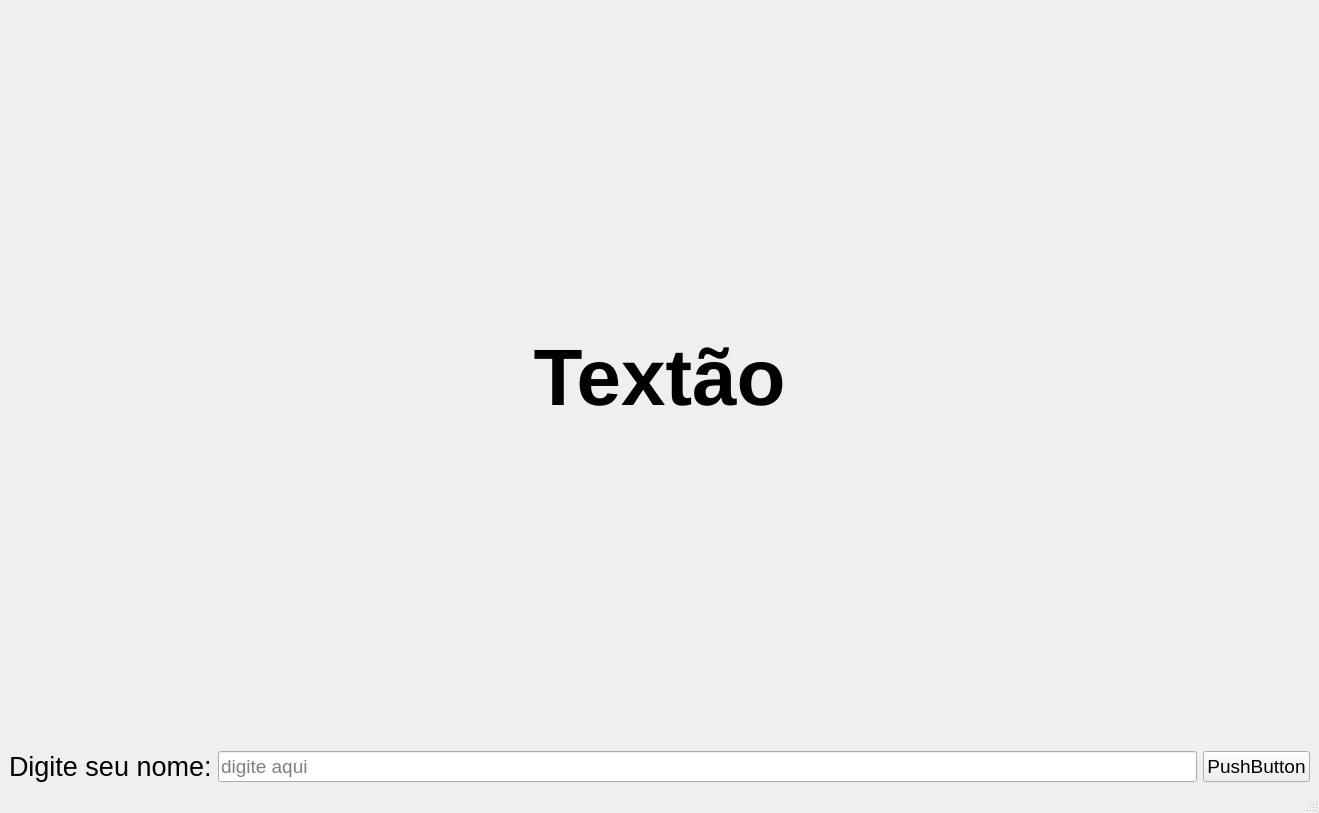
<?xml version="1.0" encoding="UTF-8"?>
<ui version="4.0">
 <class>MainWindow</class>
 <widget class="QMainWindow" name="MainWindow">
  <property name="geometry">
   <rect>
    <x>0</x>
    <y>0</y>
    <width>1319</width>
    <height>813</height>
   </rect>
  </property>
  <property name="windowTitle">
   <string>MainWindow</string>
  </property>
  <widget class="QWidget" name="centralwidget">
   <layout class="QHBoxLayout" name="horizontalLayout">
    <item>
     <layout class="QGridLayout" name="full_grid_layout">
      <item row="0" column="0">
       <widget class="QLabel" name="upper_label">
        <property name="font">
         <font>
          <pointsize>60</pointsize>
          <bold>true</bold>
         </font>
        </property>
        <property name="text">
         <string>Textão</string>
        </property>
        <property name="alignment">
         <set>Qt::AlignCenter</set>
        </property>
       </widget>
      </item>
      <item row="1" column="0">
       <layout class="QGridLayout" name="inner_grid_layout">
        <item row="0" column="0">
         <widget class="QLabel" name="name_label">
          <property name="font">
           <font>
            <pointsize>20</pointsize>
            <underline>false</underline>
            <strikeout>false</strikeout>
            <kerning>true</kerning>
           </font>
          </property>
          <property name="text">
           <string>Digite seu nome:</string>
          </property>
         </widget>
        </item>
        <item row="0" column="1">
         <widget class="QLineEdit" name="name_input">
          <property name="font">
           <font>
            <pointsize>14</pointsize>
            <bold>false</bold>
           </font>
          </property>
          <property name="alignment">
           <set>Qt::AlignLeading|Qt::AlignLeft|Qt::AlignVCenter</set>
          </property>
          <property name="placeholderText">
           <string>digite aqui</string>
          </property>
         </widget>
        </item>
        <item row="0" column="2">
         <widget class="QPushButton" name="name_button">
          <property name="font">
           <font>
            <pointsize>14</pointsize>
           </font>
          </property>
          <property name="text">
           <string>PushButton</string>
          </property>
         </widget>
        </item>
       </layout>
      </item>
     </layout>
    </item>
   </layout>
  </widget>
  <widget class="QMenuBar" name="menubar">
   <property name="geometry">
    <rect>
     <x>0</x>
     <y>0</y>
     <width>1319</width>
     <height>22</height>
    </rect>
   </property>
  </widget>
  <widget class="QStatusBar" name="statusbar"/>
 </widget>
 <resources/>
 <connections/>
</ui>
